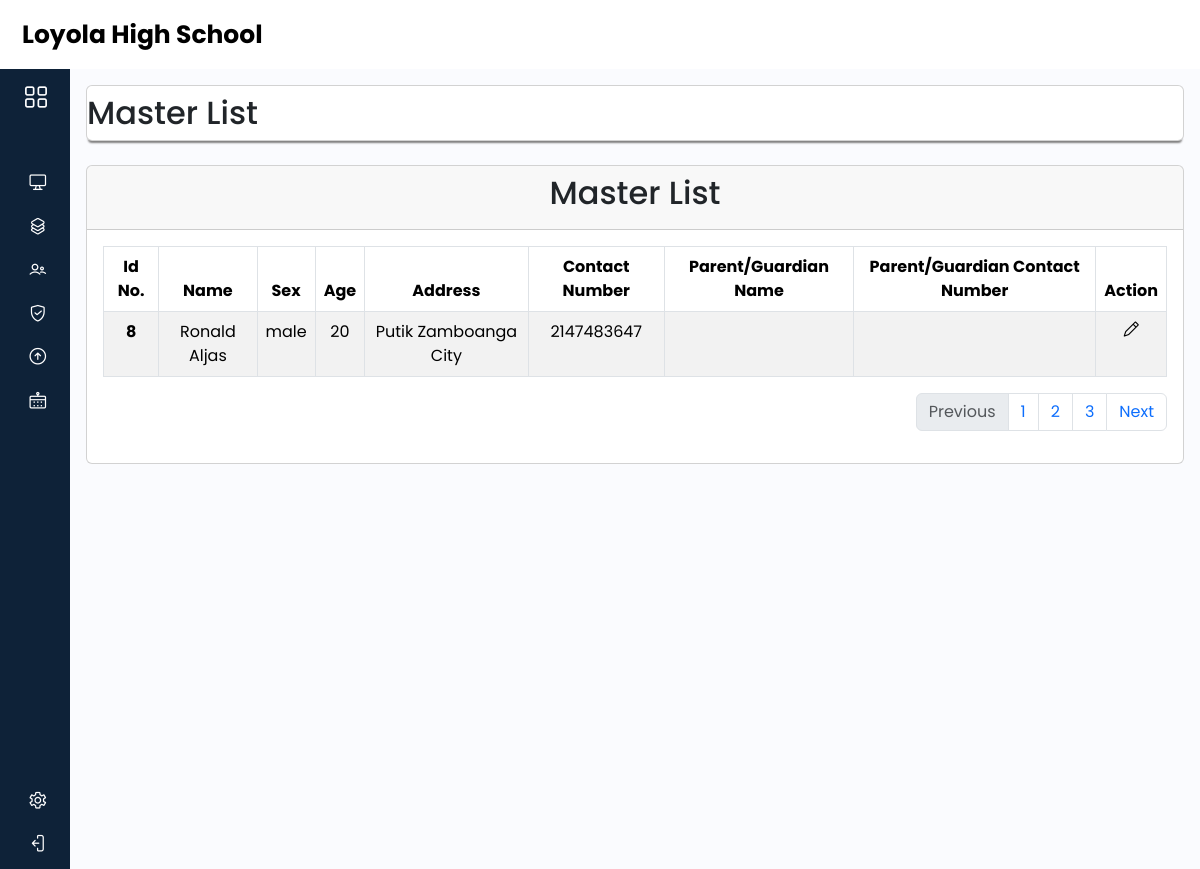
The app's page /teachers/masterlist.php, older data.
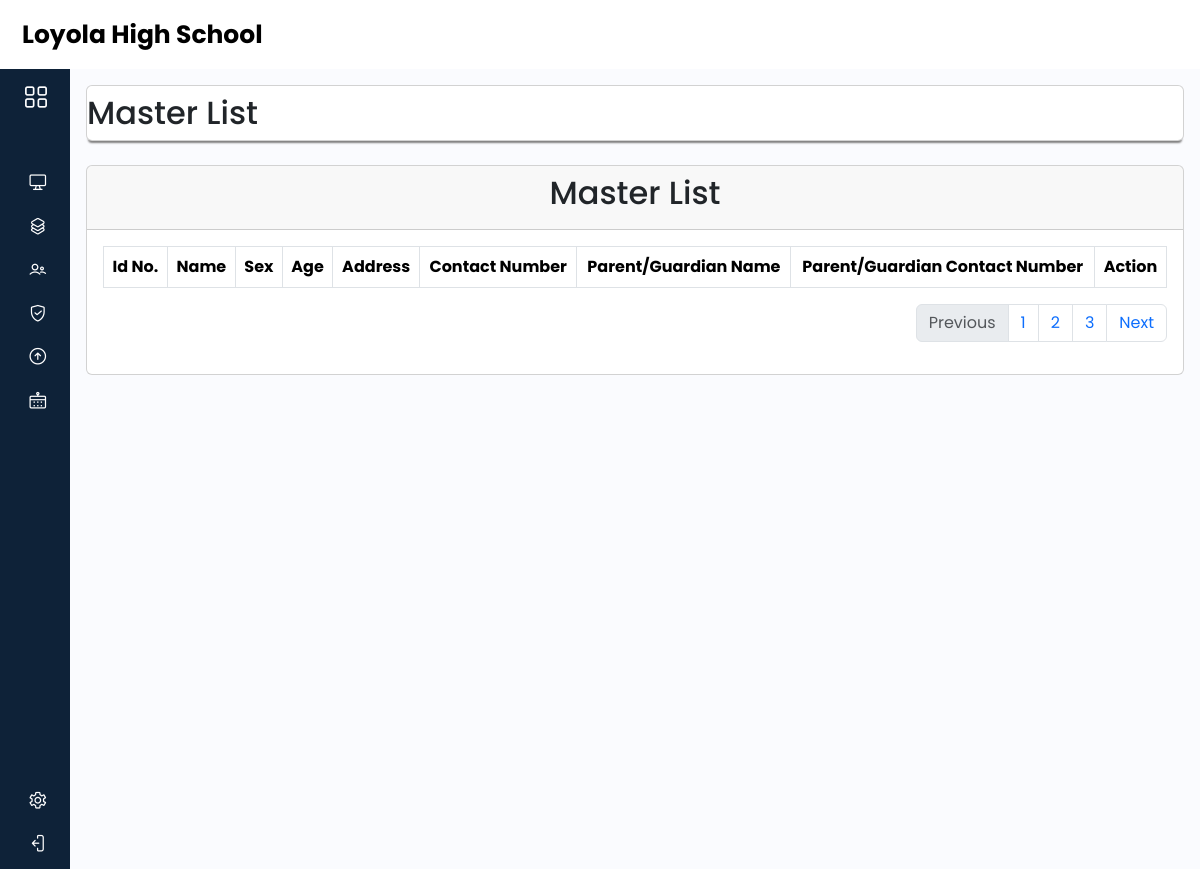
The same page, newer data.
### tables this page shows
CREATE TABLE `student` (
  `firstname` varchar(100) NOT NULL,
  `middlename` varchar(100) NOT NULL,
  `lastname` varchar(100) NOT NULL,
  `suffix` varchar(10) NOT NULL,
  `sex` varchar(100) NOT NULL,
  `birthday` date NOT NULL,
  `address` varchar(100) NOT NULL,
  `contact` int(11) NOT NULL,
  `student_id` int(11) NOT NULL,
  `LRN` int(11) NOT NULL,
  `father` varchar(100) DEFAULT NULL,
  `fathernum` varchar(100) DEFAULT NULL,
  `mother` varchar(100) DEFAULT NULL,
  `mothernum` varchar(100) DEFAULT NULL,
  `guardian` varchar(100) DEFAULT NULL,
  `guardiannum` varchar(100) DEFAULT NULL
);

### includes/student-class.php (called while the page is built, shortened)
<?php
require_once '../includes/database.php';
class Student {
    protected $db;
    public function __construct() {
        $this->db = new Database();
    }
    public function fetchAllStudents() {
        $sql = "SELECT * FROM student ORDER BY lastname ASC, firstname ASC, suffix ASC";
        $query = $this->db->connect()->prepare($sql);
        if ($query->execute()) {
            $students = $query->fetchAll();
            return $students;
        } else {
            return null;
        }
    }
}
?>

### includes/database.php (called while the page is built, shortened)
<?php
class Database {
    private $host = 'localhost';
    private $username = 'root';
    private $password = '';
    private $database = 'gradingsystem';
    protected $connection;
    function connect() {
        try {
            $this->connection = new PDO("mysql:host=$this->host;dbname=$this->database", $this->username, $this->password);
            $this->connection->exec("INSERT IGNORE INTO `admin_list` VALUES (1,'Administrator','admin',md5('admin123'),1, CURRENT_TIMESTAMP)");
            $this->connection->exec("INSERT IGNORE INTO `transmutation_table` VALUES
                (1,100.00,100,100),
                (2,0.00,3.99,60),
                (3,12.00,15.99,63),
                (4,16.00,19.99,64),
                (5,20.00,23.99,65),
                (6,24.00,27.99,66),
                (7,28.00,31.99,67),
                (8,32.00,35.99,68),
                (9,36.00,39.99,69),
                (10,4.00,7.99,61),
                (11,40.00,43.99,70),
                (12,44.00,47.99,71),
                (13,48.00,51.99,72),
                (14,52.00,55.99,73),
                (15,56.00,59.99,74),
                (16,60.00,61.59,75),
                (17,61.60,63.19,76),
                (18,63.20,64.79,77),
                (19,64.80,66.39,78),
                (20,66.40,67.99,79),
                (21,68.00,69.59,80),
                (22,69.60,71.19,81),
                (23,71.20,72.79,82),
                (24,72.80,74.39,83),
                (25,74.40,75.99,84),
                (26,76.00,77.59,85),
                (27,77.60,79.19,86),
                (28,79.20,80.79,87),
                (29,8.00,11.99,62),
                (30,80.80,82.39,88),
                (31,82.40,83.99,89),
                (32,84.00,85.59,90),
                (33,85.60,87.19,91),
                (34,87.20,88.79,92),
                (35,88.80,90.39,93),
                (36,90.40,91.99,94),
                (37,92.00,93.59,95),
                (38,93.60,95.19,96),
                (39,95.20,96.79,97),
                (40,96.80,98.39,98),
                (41,98.40,99.99,99)
            ");
        } catch (PDOException $e) {
            echo "Connection error " . $e->getMessage();
        }
        return $this->connection;
    }
}
?>

### teachers/masterlist.php (the view, shortened to what the changed rows need)
<?php
    require_once('../includes/head.php');
    require_once('../includes/student-class.php');
    $studentObj = new Student();
    $students = $studentObj->fetchAllStudents();
    function calculateAge($birthdate) {
        $today = new DateTime(date('Y-m-d'));
        $birthDate = new DateTime($birthdate);
        $diff = $today->diff($birthDate);
        return $diff->y;
    }
?>
<body>
    <?php require_once('../includes/sidebar.php'); ?>
    <div class="main p-3">
        <div class="card bg-gray-500 text-dark" style="box-shadow: 0 4px 2px -2px gray;">
            <div class="page-title mt-2">
                <h2>Master List</h2>
            </div>
        </div>
        <div class="card mb-3 mt-4">
            <div class="card-header">
                <strong class="card-title"><h2 align="center">Master List</h2></strong>
            </div>
            <div class="card-body">
                <div class="cont">
                    <table class="table table-striped table-hover text-center table-bordered">
                        <thead>
                            <tr>
                                <th scope="col">Id No.</th>
                                <th scope="col">Name</th>
                                <th scope="col">Sex</th>
                                <th scope="col">Age</th>
                                <th scope="col">Address</th>
                                <th scope="col">Contact Number</th>
                                <th scope="col">Parent/Guardian Name</th>
                                <th scope="col">Parent/Guardian Contact Number</th>
                                <th scope="col">Action</th>
                            </tr>
                        </thead>
                        <tbody>
                            <?php foreach ($students as $student): ?>
                            <tr>
                                <th scope="row"><?= $student['student_id'] ?></th>
                                <td><?= $student['firstname'] . ' ' . $student['middlename'] . ' ' . $student['lastname'] . ' ' . $student['suffix'] ?></td>
                                <td><?= $student['sex'] ?></td>
                                <td><?= calculateAge($student['birthday']) ?></td>
                                <td><?= $student['address'] ?></td>
                                <td><?= $student['contact'] ?></td>
                                <td><?= $student['father'] . ' ' . $student['mother'] . ' ' . $student['guardian'] ?></td>
                                <td><?= $student['fathernum'] . ' ' . $student['mothernum'] . ' ' . $student['guardiannum'] ?></td>
                                <td class="text-center">
                                    <a href="#">
                                        <i class="lni lni-pencil" aria-hidden="true" style="color: black;"></i>
                                    </a>
                                </td>
                            </tr>
                            <?php endforeach; ?>
                        </tbody>
                    </table>
                </div>
            </div>
        </div>
    </div>
</body>
</html>

Row changes from the older to the newer data that the page shows:
removed student: student_id "8", firstname "Ronald", lastname "Aljas", sex "male", birthday "20", address "Putik Zamboanga City", contact "2147483647"
